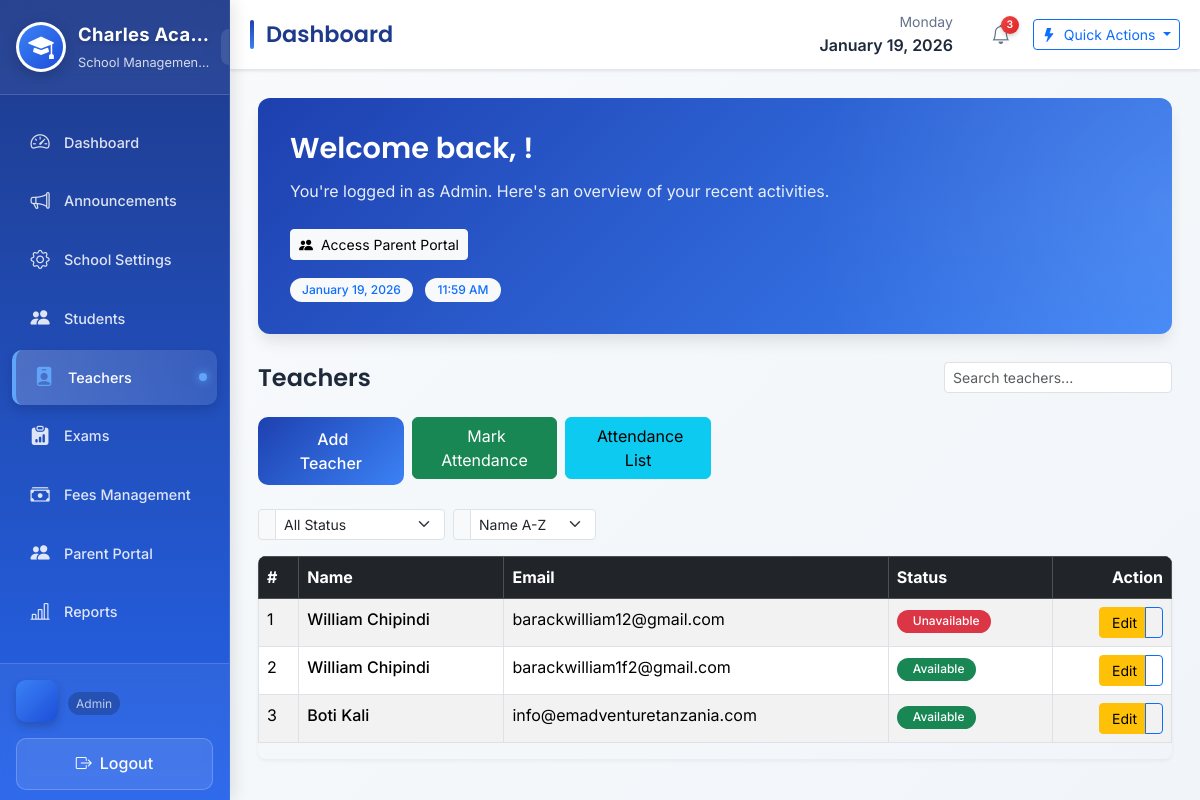
Screenshot of /teachers/ (signed in) with the database file from the repository.
### accounts/models.py (models this page shows, shortened)
class User(AbstractUser):
    ROLE_CHOICES = (
        ('ADMIN', 'Admin'),
        ('TEACHER', 'Teacher'),
        ('STUDENT', 'Student'),
        ('PARENT', 'Parent'),
        ('ACCOUNTANT', 'Accountant'),
    )
    role = models.CharField(max_length=20, choices=ROLE_CHOICES)

### teachers/models.py (models this page shows, shortened)
class Teacher(models.Model):
    first_name = models.CharField(max_length=100)
    last_name = models.CharField(max_length=100)
    email = models.EmailField(unique=True)
    phone = models.CharField(max_length=20)
    subjects = models.ManyToManyField(Subject, blank=True)
    classes = models.ManyToManyField(ClassRoom, blank=True)
    is_available = models.BooleanField(default=True)
    created_at = models.DateTimeField(auto_now_add=True)

### accounts/decorators.py (the view)
        def wrapper(request, *args, **kwargs):
            if request.user.role not in roles:
                return redirect('login')
            return view_func(request, *args, **kwargs)

### teachers/views.py (called while the page is built)
@login_required
@role_required(['ADMIN'])
def teacher_list(request):
    settings_obj = SchoolSettings.objects.first()
    teachers = Teacher.objects.all()
    return render(request, 'teachers/teacher_list.html', {'teachers': teachers, 'school_settings': settings_obj,
})

### templates/teachers/teacher_list.html (shortened to what this page needs)
{% extends 'base.html' %}
{% block content %}
<div class="d-flex justify-content-between align-items-center mb-4">
    <h4 class="mb-0">Teachers</h4>
    <div class="d-none d-md-block">
        <input type="text" class="form-control form-control-sm" placeholder="Search teachers..." id="teacherSearch">
    </div>
</div>
<div class="mb-4">
    <div class="row g-2">
        <div class="col-12 col-sm-6 col-md-4 col-lg-3 col-xl-2">
            <a href="{% url 'add_teacher' %}" class="btn btn-primary w-100">
                <span>Add Teacher</span>
            </a>
        </div>
        <div class="col-12 col-sm-6 col-md-4 col-lg-3 col-xl-2">
            <a href="{% url 'attendance:mark_teacher_attendance' %}" class="btn btn-success w-100">
                <span>Mark Attendance</span>
            </a>
        </div>
        <div class="col-12 col-sm-6 col-md-4 col-lg-3 col-xl-2">
            <a href="{% url 'attendance:teacher_attendance_list' %}" class="btn btn-info w-100">
                <span>Attendance List</span>
            </a>
        </div>
    </div>
</div>
<div class="d-none d-md-block mb-3">
    <div class="row g-2">
        <div class="col-auto">
            <div class="input-group input-group-sm">
                <span class="input-group-text"></span>
                <select class="form-select form-select-sm" id="statusFilter">
                    <option value="all">All Status</option>
                </select>
            </div>
        </div>
        <div class="col-auto">
            <div class="input-group input-group-sm">
                <span class="input-group-text"></span>
                <select class="form-select form-select-sm" id="sortFilter">
                    <option value="name_asc">Name A-Z</option>
                </select>
            </div>
        </div>
    </div>
</div>
<div class="table-responsive">
    <table class="table table-bordered table-striped table-hover">
        <thead class="table-dark">
            <tr>
                <th scope="col" class="d-none d-md-table-cell">#</th>
                <th scope="col">Name</th>
                <th scope="col" class="d-none d-sm-table-cell">Email</th>
                <th scope="col">Status</th>
                <th scope="col" class="text-end">Action</th>
            </tr>
        </thead>
        <tbody id="teacherTableBody">
            {% for t in teachers %}
            <tr class="teacher-row" data-status="{% if t.is_available %}available{% else %}unavailable{% endif %}">
                <td class="d-none d-md-table-cell">{{ forloop.counter }}</td>
                <td>
                    <div class="d-flex flex-column">
                        <span class="fw-medium">{{ t.first_name }} {{ t.last_name }}</span>
                    </div>
                </td>
                <td class="d-none d-sm-table-cell">{{ t.email }}</td>
                <td>
                    {% if t.is_available %}
                        <span class="badge bg-success rounded-pill">
                             Available
                        </span>
                    {% else %}
                        <span class="badge bg-danger rounded-pill">
                             Unavailable
                        </span>
                    {% endif %}
                </td>
                <td class="text-end">
                    <div class="btn-group" role="group">
                        <a href="{% url 'edit_teacher' t.id %}" class="btn btn-sm btn-warning" title="Edit">
                            <span class="d-none d-sm-inline ms-1">Edit</span>
                        </a>
                        <button type="button" class="btn btn-sm btn-outline-primary d-none d-md-inline-flex"
                                data-teacher-id="{{ t.id }}"
                                data-teacher-name="{{ t.first_name }} {{ t.last_name }}"
                                title="Quick Actions">
                        </button>
                    </div>
                </td>
            </tr>
            {% endfor %}
        </tbody>
    </table>
</div>
{% endblock %}

### templates/base.html (shortened to what this page needs)
<!DOCTYPE html>
<html lang="en">
<head>
    <link href="https://cdn.jsdelivr.net/npm/bootstrap@5.3.2/dist/css/bootstrap.min.css" rel="stylesheet">
    <link rel="stylesheet" href="https://cdn.jsdelivr.net/npm/bootstrap-icons@1.11.1/font/bootstrap-icons.css">
</head>
<body>
    <div class="app-container">
        <aside class="sidebar">
            <div class="sidebar-header">
                <div class="logo-container">
                    <div class="school-logo logo-glow">
                        {% if school_settings and school_settings.logo %}
                            <img src="{{ school_settings.logo.url }}"
                                 alt="{{ school_settings.name }} Logo"
                                 title="{{ school_settings.name }}"
                                 loading="lazy">
                        {% else %}
                            <div class="logo-placeholder">
                                <i class="bi bi-mortarboard-fill"></i>
                            </div>
                        {% endif %}
                    </div>
                    <div class="logo-text-container">
                        <div class="logo-text">
                            {% if school_settings %}
                                {{ school_settings.name|default:"Charles Academy" }}
                            {% else %}
                                Charles Academy
                            {% endif %}
                        </div>
                        <div class="logo-subtitle">
                            {% if school_settings %}
                                {{ school_settings.academic_year|default:"2025" }} • School Management
                            {% else %}
                                School Management System
                            {% endif %}
                        </div>
                    </div>
                </div>
                <button class="menu-toggle" id="collapseToggle" aria-label="Toggle sidebar">
                </button>
            </div>
            <nav class="sidebar-nav" aria-label="Main navigation">
                {% if request.user.is_authenticated %}
                    {% if request.user.role == 'ADMIN' or request.user.is_superuser %}
                        <div class="nav-item">
                            <a href="{% url 'dashboard' %}" class="nav-link " aria-current="">
                                <i class="bi bi-speedometer2 nav-icon"></i>
                                <span class="nav-text">Dashboard</span>
                            </a>
                        </div>
                        <div class="nav-item">
                            <a href="{% url 'announcement_list' %}" class="nav-link {% if 'announcements' in request.path %}active{% endif %}">
                                <i class="bi bi-megaphone nav-icon"></i>
                                <span class="nav-text">Announcements</span>
                            </a>
                        </div>
                        <div class="nav-item">
                            <a href="{% url 'settings' %}" class="nav-link {% if 'settings' in request.path %}active{% endif %}">
                                <i class="bi bi-gear nav-icon"></i>
                                <span class="nav-text">School Settings</span>
                            </a>
                        </div>
                        <div class="nav-item">
                            <a href="{% url 'students:student_list' %}" class="nav-link {% if 'students' in request.path and 'student' not in request.path %}active{% endif %}">
                                <i class="bi bi-people-fill nav-icon"></i>
                                <span class="nav-text">Students</span>
                            </a>
                        </div>
                        <div class="nav-item">
                            <a href="{% url 'teacher_list' %}" class="nav-link {% if 'teachers' in request.path %}active{% endif %}">
                                <i class="bi bi-person-badge-fill nav-icon"></i>
                                <span class="nav-text">Teachers</span>
                            </a>
                        </div>
                        <div class="nav-item">
                            <a href="{% url 'exams:exam_list' %}" class="nav-link {% if 'exams' in request.path %}active{% endif %}">
                                <i class="bi bi-clipboard-data-fill nav-icon"></i>
                                <span class="nav-text">Exams</span>
                            </a>
                        </div>
                        <div class="nav-item">
                            <a href="{% url 'fees:fee_structure_list' %}" class="nav-link {% if 'fees' in request.path %}active{% endif %}">
                                <i class="bi bi-cash-stack nav-icon"></i>
                                <span class="nav-text">Fees Management</span>
                            </a>
                        </div>
                        <div class="nav-item">
                            <a href="{% url 'parents:dashboard' %}" class="nav-link {% if 'parents' in request.path %}active{% endif %}">
                                <i class="bi bi-people-fill nav-icon"></i>
                                <span class="nav-text">Parent Portal</span>
                            </a>
                        </div>
                        <div class="nav-item">
                            <a href="#" class="nav-link {% if 'reports' in request.path %}active{% endif %}">
                                <i class="bi bi-bar-chart-line nav-icon"></i>
                                <span class="nav-text">Reports</span>
                            </a>
                        </div>
                    {% endif %}
                {% endif %}
            </nav>
            <div class="sidebar-footer">
                {% if request.user.is_authenticated %}
                    <div class="user-info">
                        <div class="user-avatar">
                        </div>
                        <div class="user-details">
                            <small class="user-role">{{ request.user.role|title|default:"User" }}</small>
                        </div>
                    </div>
                    <a href="{% url 'logout' %}" class="logout-btn">
                        <i class="bi bi-box-arrow-right"></i>
                        <span class="logout-text">Logout</span>
                    </a>
                {% else %}
                    <div class="text-center">
                        <a href="{% url 'login' %}" class="btn btn-primary w-100">
                            <i class="bi bi-box-arrow-in-right me-2"></i> Login
                        </a>
                    </div>
                {% endif %}
            </div>
        </aside>
        <main class="main-content" role="main">
            <header class="top-header">
                <div class="d-flex align-items-center">
                    <div class="page-title">
                        <h1>{% block page_title %}Dashboard{% endblock %}</h1>
                    </div>
                </div>
                <div class="header-actions">
                    <div class="d-none d-md-block me-3">
                        <div class="text-end">
                            <div class="text-muted small">{% now "l" %}</div>
                            <div class="fw-semibold">{% now "F j, Y" %}</div>
                        </div>
                    </div>
                    <button class="notification-btn" aria-label="Notifications">
                        <i class="bi bi-bell"></i>
                        <span class="notification-badge">3</span>
                    </button>
                    <div class="dropdown">
                        <button class="btn btn-outline-primary btn-sm dropdown-toggle" type="button"
                                data-bs-toggle="dropdown" aria-expanded="false" aria-label="Quick actions">
                            <i class="bi bi-lightning-fill me-1"></i> <span class="d-none d-md-inline">Quick Actions</span>
                        </button>
                    </div>
                </div>
            </header>
            <div class="content-wrapper">
                {% if request.user.is_authenticated %}
                <div class="welcome-card">
                    <h2>Welcome back, {{ request.user.first_name }}!</h2>
                    <p>You're logged in as {{ request.user.role|title|default:"User" }}. Here's an overview of your recent activities.</p>
                    {% if request.user.role == 'ADMIN' or request.user.is_superuser or request.user.role == 'STUDENT' %}
                    <a href="{% url 'parents:dashboard' %}" class="btn btn-light btn-sm mt-2">
                        <i class="bi bi-people-fill me-1"></i> Access Parent Portal
                    </a>
                    {% endif %}
                    <div class="mt-3">
                        <span class="badge bg-light text-primary me-2">{% now "F j, Y" %}</span>
                        <span class="badge bg-light text-primary">{% now "h:i A" %}</span>
                    </div>
                </div>
                {% endif %}
                {% block content %}{% endblock %}
            </div>
        </main>
    </div>
</body>
</html>

### templates/teachers/teacher_list.html (style rules this page uses)
.table-responsive { border-radius: 8px; overflow: hidden; box-shadow: 0 2px 4px rgba(0, 0, 0, 0.05); }
.badge { transition: all 0.3s ease; }

### rows the page displays
User: user.role "Admin"
Teacher: first_name "William", last_name "Chipindi", email "barackwilliam12@gmail.com", is_available "Unavailable"
Teacher: first_name "William", last_name "Chipindi", email "barackwilliam1f2@gmail.com", is_available "Available"
Teacher: first_name "Boti", last_name "Kali", email "info@emadventuretanzania.com", is_available "Available"
